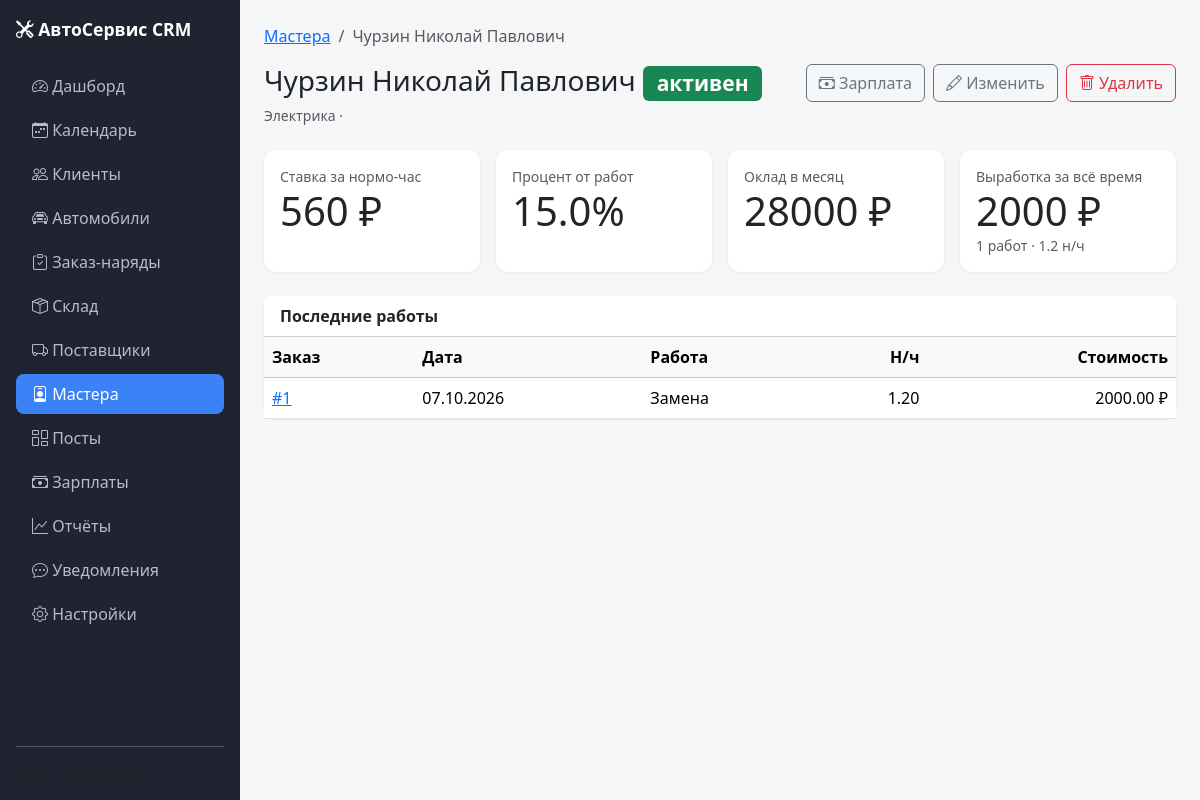
/masters/1, run on the app's committed database.
### models.py (models this page shows, shortened)
class Master(db.Model):
    __tablename__ = "masters"
    id = db.Column(db.Integer, primary_key=True)
    full_name = db.Column(db.String(200), nullable=False)
    specialization = db.Column(db.String(120))
    phone = db.Column(db.String(30))
    email = db.Column(db.String(120))
    hourly_rate = db.Column(db.Float, default=0)
    percent = db.Column(db.Float, default=0)
    salary_base = db.Column(db.Float, default=0)
    is_active = db.Column(db.Boolean, default=True)
    comment = db.Column(db.Text)
    created_at = db.Column(db.DateTime, default=lambda: datetime.now(timezone.utc))

class OrderWork(db.Model):
    __tablename__ = "order_works"
    id = db.Column(db.Integer, primary_key=True)
    order_id = db.Column(db.Integer, db.ForeignKey("orders.id"), nullable=False, index=True)
    name = db.Column(db.String(200), nullable=False)
    hours = db.Column(db.Float, default=0)
    price = db.Column(db.Float, default=0)
    master = db.Column(db.String(120))
    master_id = db.Column(db.Integer, db.ForeignKey("masters.id"), nullable=True)
    master_obj = db.relationship("Master", backref="works")

class Order(db.Model):
    __tablename__ = "orders"
    id = db.Column(db.Integer, primary_key=True)
    client_id = db.Column(db.Integer, db.ForeignKey("clients.id"), nullable=False, index=True)
    car_id = db.Column(db.Integer, db.ForeignKey("cars.id"), nullable=False, index=True)
    status = db.Column(db.String(20), nullable=False, default="new", index=True)
    intake_mileage = db.Column(db.Integer)
    complaint = db.Column(db.Text)
    notes = db.Column(db.Text)
    created_at = db.Column(db.DateTime, default=lambda: datetime.now(timezone.utc))
    closed_at = db.Column(db.DateTime)
    car = db.relationship("Car", backref="orders")
    works = db.relationship(
        "OrderWork",
        backref="order",
        cascade="all, delete-orphan",
        lazy=True,
        order_by="OrderWork.id",
    )
    parts = db.relationship(
        "OrderPart",
        backref="order",
        cascade="all, delete-orphan",
        lazy=True,
        order_by="OrderPart.id",
    )

### app.py (the view)
@app.route("/masters/<int:master_id>")
def master_detail(master_id):
    master = db.session.get(Master, master_id)
    if master is None: abort(404)
    works = OrderWork.query.filter_by(master_id=master.id).order_by(OrderWork.id.desc()).limit(50).all()
    all_works = OrderWork.query.filter_by(master_id=master.id).all()
    totals = {
        "works_count": len(all_works),
        "works_sum": sum((w.price or 0) for w in all_works),
        "hours_sum": sum((w.hours or 0) for w in all_works),
    }
    return render_template("masters/detail.html", master=master, works=works, totals=totals)

### app.py (called while the page is built)
@app.context_processor
def inject_globals():
    return {
        "ORDER_STATUSES": ORDER_STATUSES,
        "MOVEMENT_TYPES": MOVEMENT_TYPES,
        "MOVEMENT_COLORS": MOVEMENT_COLORS,
        "APPOINTMENT_STATUSES": APPOINTMENT_STATUSES,
        "APPOINTMENT_COLORS": APPOINTMENT_COLORS,
        "STATUS_COLORS": {
            "new": "secondary",
            "in_progress": "primary",
            "waiting_parts": "warning",
            "done": "info",
            "closed": "success",
            "canceled": "danger",
        },
    }

### templates/masters/detail.html (shortened to what this page needs)
{% extends "base.html" %}
{% block content %}
<nav aria-label="breadcrumb">
    <ol class="breadcrumb">
        <li class="breadcrumb-item"><a href="{{ url_for('masters_list') }}">Мастера</a></li>
        <li class="breadcrumb-item active">{{ master.full_name }}</li>
    </ol>
</nav>
<div class="d-flex justify-content-between align-items-start mb-4">
    <div>
        <h1 class="h3 mb-1">
            {{ master.full_name }}
            {% if master.is_active %}
                <span class="badge bg-success align-middle">активен</span>
            {% else %}
                <span class="badge bg-secondary align-middle">неактивен</span>
            {% endif %}
        </h1>
        <div class="text-muted small">
            {% if master.specialization %}{{ master.specialization }} &middot; {% endif %}
        </div>
    </div>
    <div class="d-flex gap-2">
        <a href="{{ url_for('master_salary', master_id=master.id) }}" class="btn btn-outline-secondary">
            <i class="bi bi-cash-stack"></i> Зарплата
        </a>
        <a href="{{ url_for('master_edit', master_id=master.id) }}" class="btn btn-outline-secondary">
            <i class="bi bi-pencil"></i> Изменить
        </a>
        <form method="post" action="{{ url_for('master_delete', master_id=master.id) }}"
              onsubmit="return confirm('Удалить мастера?');">
            <button class="btn btn-outline-danger"><i class="bi bi-trash"></i> Удалить</button>
        </form>
    </div>
</div>
<div class="row g-3 mb-4">
    <div class="col-md-3">
        <div class="card stat-card h-100"><div class="card-body">
            <div class="text-muted small">Ставка за нормо-час</div>
            <div class="display-6">{{ "%.0f"|format(master.hourly_rate or 0) }} ₽</div>
        </div></div>
    </div>
    <div class="col-md-3">
        <div class="card stat-card h-100"><div class="card-body">
            <div class="text-muted small">Процент от работ</div>
            <div class="display-6">{{ "%.1f"|format(master.percent or 0) }}%</div>
        </div></div>
    </div>
    <div class="col-md-3">
        <div class="card stat-card h-100"><div class="card-body">
            <div class="text-muted small">Оклад в месяц</div>
            <div class="display-6">{{ "%.0f"|format(master.salary_base or 0) }} ₽</div>
        </div></div>
    </div>
    <div class="col-md-3">
        <div class="card stat-card h-100"><div class="card-body">
            <div class="text-muted small">Выработка за всё время</div>
            <div class="display-6">{{ "%.0f"|format(totals.works_sum) }} ₽</div>
            <div class="text-muted small">
                {{ totals.works_count }} работ &middot; {{ "%.1f"|format(totals.hours_sum) }} н/ч
            </div>
        </div></div>
    </div>
</div>
<div class="card stat-card">
    <div class="card-header bg-white"><strong>Последние работы</strong></div>
    <div class="table-responsive">
        <table class="table mb-0 align-middle">
            <thead class="table-light">
            <tr>
                <th>Заказ</th>
                <th>Дата</th>
                <th>Работа</th>
                <th class="text-end">Н/ч</th>
                <th class="text-end">Стоимость</th>
            </tr>
            </thead>
            <tbody>
            {% for w in works %}
                <tr>
                    <td><a href="{{ url_for('order_detail', order_id=w.order_id) }}">#{{ w.order_id }}</a></td>
                    <td>{{ w.order.created_at.strftime("%d.%m.%Y") }}</td>
                    <td>{{ w.name }}</td>
                    <td class="text-end">{{ "%.2f"|format(w.hours or 0) }}</td>
                    <td class="text-end">{{ "%.2f"|format(w.price or 0) }} ₽</td>
                </tr>
            {% else %}
                <tr><td colspan="5" class="text-center text-muted py-3">Работ пока нет.</td></tr>
            {% endfor %}
            </tbody>
        </table>
    </div>
</div>
{% endblock %}

### static/css/style.css (style rules this page uses)
body { background: #f5f6f8; font-family: system-ui, -apple-system, "Segoe UI", Roboto, sans-serif; }
.stat-card { border: none; border-radius: .75rem; box-shadow: 0 1px 3px rgba(0, 0, 0, .06); }

### data on the page
Master: full_name "Чурзин Николай Павлович", specialization "Электрика", hourly_rate "560", percent "15.0", salary_base "28000"
OrderWork: order_id "1", order.created_at "07.10.2026", name "Замена", hours "1.20", price "2000.00"

### other printed values
{{ "%.0f"|format(totals.works_sum) }} "2000"
{{ totals.works_count }} "1"
{{ "%.1f"|format(totals.hours_sum) }} "1.2"
